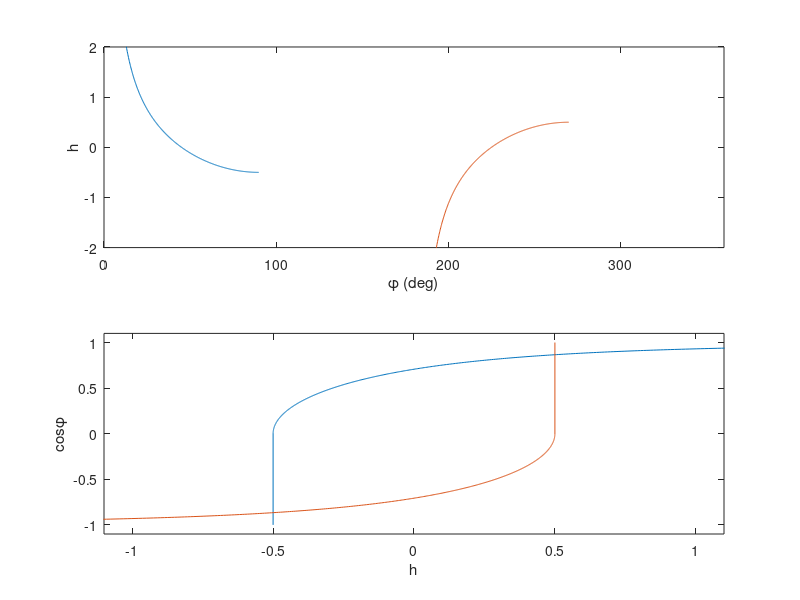

Write MATLAB code to recreate this figure.
clear all;

dev=.00001;
dp=10^-3;

deg=45; theta=deg*pi/180;

 inu=1;
 for phiu=[dev*pi:dp*pi:pi-dev*pi]
  hh= -sin(2*(phiu-theta))./sin(phiu)/2;
     if cos(2*(phiu-theta))+hh*cos(phiu)>0
      angu(inu)=phiu;
      hu(inu)= -sin(2*(phiu-theta))./sin(phiu)/2;
      inu=inu+1;
     end
 end
 ind=1;
 for phid=pi+dev*pi:dp*pi:2*pi-dev*pi;
  hh= -sin(2*(phid-theta))./sin(phid)/2;
     if cos(2*(phid-theta))+hh*cos(phid)>0
      angd(ind)=phid;
      hd(ind)= -sin(2*(phid-theta))./sin(phid)/2;
      ind=ind+1;
     end
 end
 

mhu=cos(angu); mhu(1,length(mhu))=-1;
mhd=cos(angd); mhd(1,length(mhd))=1;

figure(1); 
subplot(2,1,1);plot(angu*180/pi,hu,angd*180/pi,hd);  
xlabel('\phi (deg)');ylabel('h');
axis([0 360 -2 2])
subplot(2,1,2);
plot(hu,mhu,hd,mhd); xlabel('h');ylabel('cos{\phi}');
axis([-1.1 1.1 -1.1 1.1])
